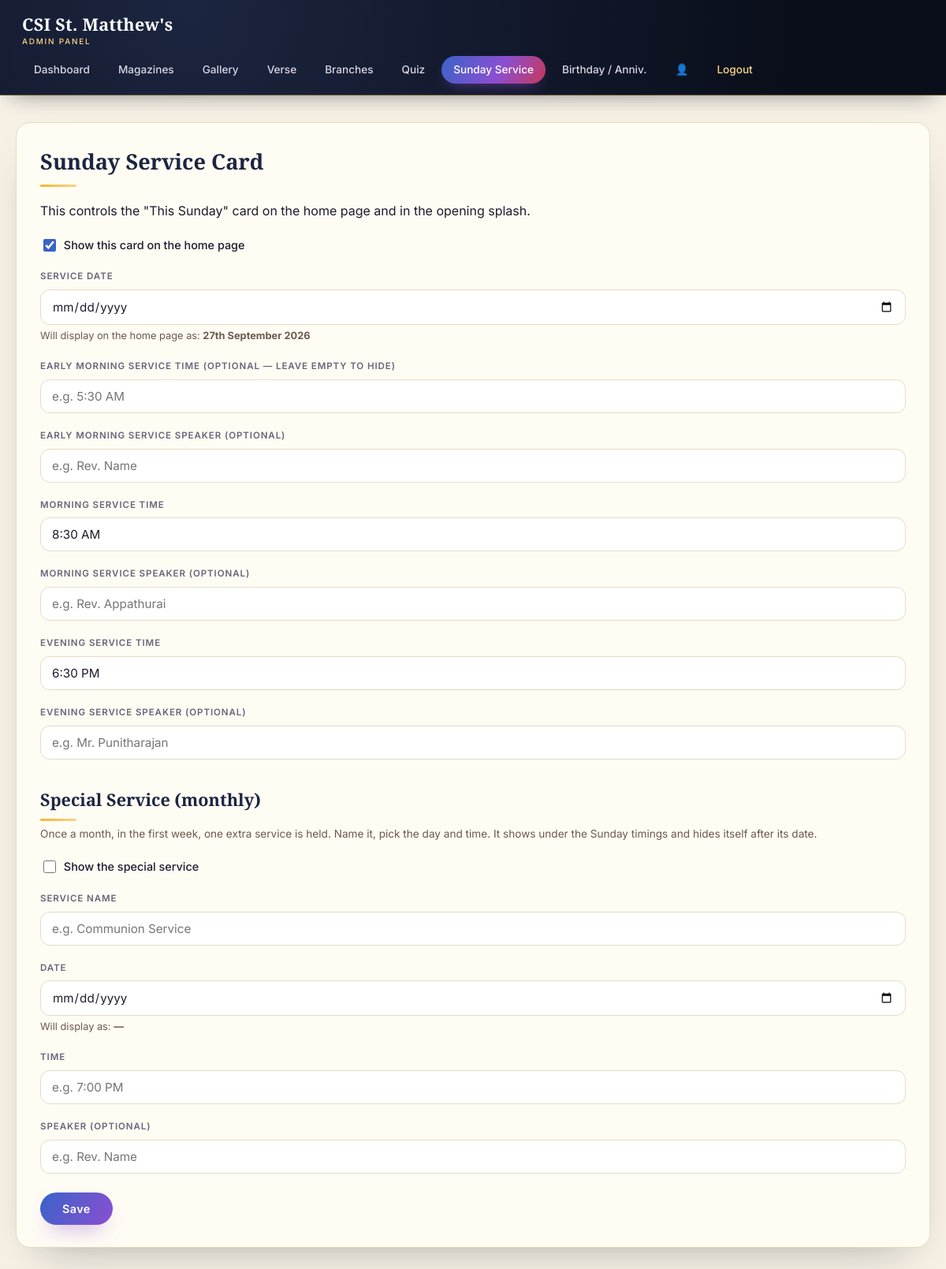
The page /admin/service.php (signed in) on the database its author committed.
### tables this page shows
CREATE TABLE settings (
  setting_key VARCHAR(64) PRIMARY KEY,
  setting_value TEXT
);

### includes/config.php (called while the page is built, shortened)
<?php
function db(): mysqli {
    static $conn = null;
    if ($conn === null) {
        $conn = new mysqli(DB_HOST, DB_USER, DB_PASS, DB_NAME);
        $conn->set_charset('utf8mb4');
    }
    return $conn;
}
function h(?string $value): string {
    return htmlspecialchars($value ?? '', ENT_QUOTES, 'UTF-8');
}
function format_ordinal_date(string $ymd): string {
    $ts = strtotime($ymd);
    $day = (int)date('j', $ts);
    if ($day % 10 === 1 && $day !== 11) {
        $suffix = 'st';
    } elseif ($day % 10 === 2 && $day !== 12) {
        $suffix = 'nd';
    } elseif ($day % 10 === 3 && $day !== 13) {
        $suffix = 'rd';
    } else {
        $suffix = 'th';
    }
    return $day . $suffix . date(' F Y', $ts);
}

### admin/service.php (the view, shortened to what this page needs)
<?php
require __DIR__ . '/_layout_top.php';
$get = fn($key) => db()->query("SELECT setting_value FROM settings WHERE setting_key = '" . db()->real_escape_string($key) . "'")->fetch_assoc()['setting_value'] ?? '';
$enabled = $get('service_card_enabled');
$date = $get('service_date');
$early = $get('service_early');
$earlySpeaker = $get('service_early_speaker');
$morningSpeaker = $get('service_morning_speaker');
$eveningSpeaker = $get('service_evening_speaker');
$morning = $get('service_morning');
$evening = $get('service_evening');
$spEnabled = $get('special_enabled');
$spName = $get('special_name');
$spDate = $get('special_date');
$spTime = $get('special_time');
$spSpeaker = $get('special_speaker');
?>
<div class="admin-card">
  <h2>Sunday Service Card</h2>
  <p>This controls the "This Sunday" card on the home page and in the opening splash.</p>
  <form method="post">
    <label><input type="checkbox" name="enabled" <?= $enabled === '1' ? 'checked' : '' ?>> Show this card on the home page</label>
    <label>Service Date</label>
    <input type="date" name="service_date" value="<?= h($date) ?>" required>
    <p style="font-size:0.8rem; color:#6b5a4d; margin-top:4px;">Will display on the home page as: <strong><?= h($date ? format_ordinal_date($date) : '—') ?></strong></p>
    <label>Early Morning Service Time (optional — leave empty to hide)</label>
    <input type="text" name="service_early" value="<?= h($early) ?>" placeholder="e.g. 5:30 AM">
    <label>Early Morning Service Speaker (optional)</label>
    <input type="text" name="service_early_speaker" value="<?= h($earlySpeaker) ?>" placeholder="e.g. Rev. Name">
    <label>Morning Service Time</label>
    <input type="text" name="service_morning" value="<?= h($morning) ?>" required>
    <label>Morning Service Speaker (optional)</label>
    <input type="text" name="service_morning_speaker" value="<?= h($morningSpeaker) ?>" placeholder="e.g. Rev. Appathurai">
    <label>Evening Service Time</label>
    <input type="text" name="service_evening" value="<?= h($evening) ?>" required>
    <label>Evening Service Speaker (optional)</label>
    <input type="text" name="service_evening_speaker" value="<?= h($eveningSpeaker) ?>" placeholder="e.g. Mr. Punitharajan">
    <h2 style="margin-top:34px; font-size:1.35rem;">Special Service (monthly)</h2>
    <p class="hint" style="font-size:0.85rem; color:#6b5a4d; margin-top:6px;">Once a month, in the first week, one extra service is held. Name it, pick the day and time. It shows under the Sunday timings and hides itself after its date.</p>
    <label><input type="checkbox" name="special_enabled" <?= $spEnabled === '1' ? 'checked' : '' ?>> Show the special service</label>
    <label>Service Name</label>
    <input type="text" name="special_name" value="<?= h($spName) ?>" placeholder="e.g. Communion Service">
    <label>Date</label>
    <input type="date" name="special_date" value="<?= h($spDate) ?>">
    <p style="font-size:0.8rem; color:#6b5a4d; margin-top:4px;">Will display as: <strong><?= h($spDate ? format_ordinal_date($spDate) : '—') ?></strong></p>
    <label>Time</label>
    <input type="text" name="special_time" value="<?= h($spTime) ?>" placeholder="e.g. 7:00 PM">
    <label>Speaker (optional)</label>
    <input type="text" name="special_speaker" value="<?= h($spSpeaker) ?>" placeholder="e.g. Rev. Name">
    <button type="submit" class="btn" style="margin-top:24px;">Save</button>
  </form>
</div>
<?php require __DIR__ . '/_layout_bottom.php'; ?>

### admin/_layout_top.php (style rules this page uses)
:root { --ink:#0a0e1a; --ink-2:#131a2e; --ink-3:#1c2540; --paper:#f6f1e4; --paper-card:#fffcf4; --sapphire:#3a63c8; --amethyst:#8a4fd1; --amber:#f2b632; --amber-soft:#f7d685; --ruby:#c8385a; --text:#201a2e; --muted:#6b6478; --border:#e4dcc4; --grad: linear-gradient(120deg, var(--sapphire), var(--amethyst) 55%, var(--ruby) 100%); }
* { box-sizing: border-box; }
body { margin:0; font-family:'Inter',-apple-system,'Segoe UI',sans-serif; background:var(--paper); color:var(--text); line-height:1.55; }
.admin-card { background:var(--paper-card); border:1px solid var(--border); border-radius:18px; padding:28px 30px; margin-bottom:26px; box-shadow:0 25px 55px -30px rgba(10,14,26,0.35); }
.admin-card h2 { font-family:'Cormorant Garamond',Georgia,serif; font-weight:700; font-size:1.7rem; color:var(--ink-3); margin:0 0 6px; }
.admin-card h2::after { content:''; display:block; width:46px; height:3px; border-radius:2px; margin-top:8px; background:linear-gradient(90deg,var(--amber),var(--amber-soft)); }
.admin-card > h2 + * { margin-top:18px; }
label { display:block; font-size:0.72rem; font-weight:600; letter-spacing:0.08em; text-transform:uppercase; margin:20px 0 7px; color:var(--muted); }
input[type=text], input[type=password], input[type=date], input[type=number], textarea, select { width:100%; padding:11px 14px; border:1px solid var(--border); border-radius:12px; font-size:0.95rem; font-family:inherit; background:#fff; color:var(--text); transition:border-color .2s, box-shadow .2s; }
input[type=checkbox] { accent-color:var(--sapphire); width:16px; height:16px; vertical-align:-3px; margin-right:6px; }
label:has(> input[type=checkbox]) { text-transform:none; letter-spacing:0; font-size:0.9rem; font-weight:500; color:var(--text); }
.btn { display:inline-flex; align-items:center; justify-content:center; gap:8px; background:var(--grad); background-size:200% auto; color:#fff; border:none; padding:12px 28px; border-radius:30px; font-family:inherit; font-size:0.9rem; font-weight:600; letter-spacing:0.03em; cursor:pointer; text-decoration:none; text-align:center; box-shadow:0 14px 28px -12px rgba(138,79,209,0.55); transition:background-position .5s, transform .25s, box-shadow .25s; }

### rows shown on the page
settings: setting_value "☑"
settings: setting_value "27th September 2026"
settings: service_morning "8:30 AM"
settings: service_evening "6:30 PM"

### other values the page prints
$label "Dashboard Magazines Gallery Verse Branches Quiz Sunday Service Birthday / Anniv."
$spDate ? format_ordinal_date($spDate) : '—' "—"
